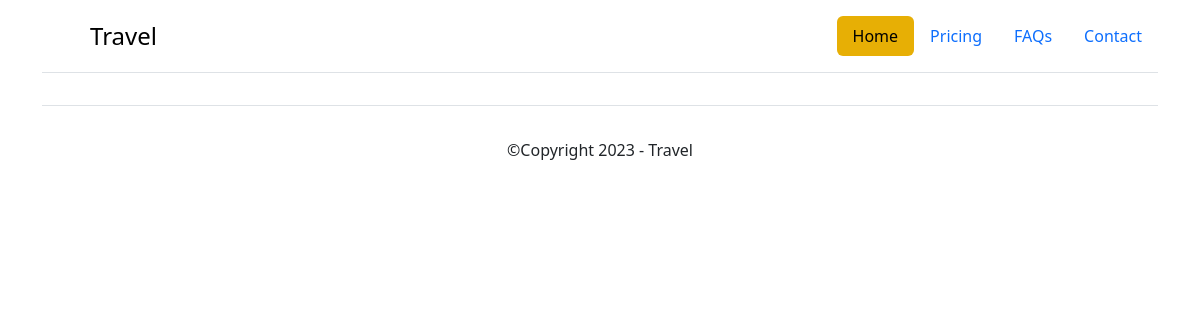
/package/come-to-london, run on an earlier commit of the app's database.
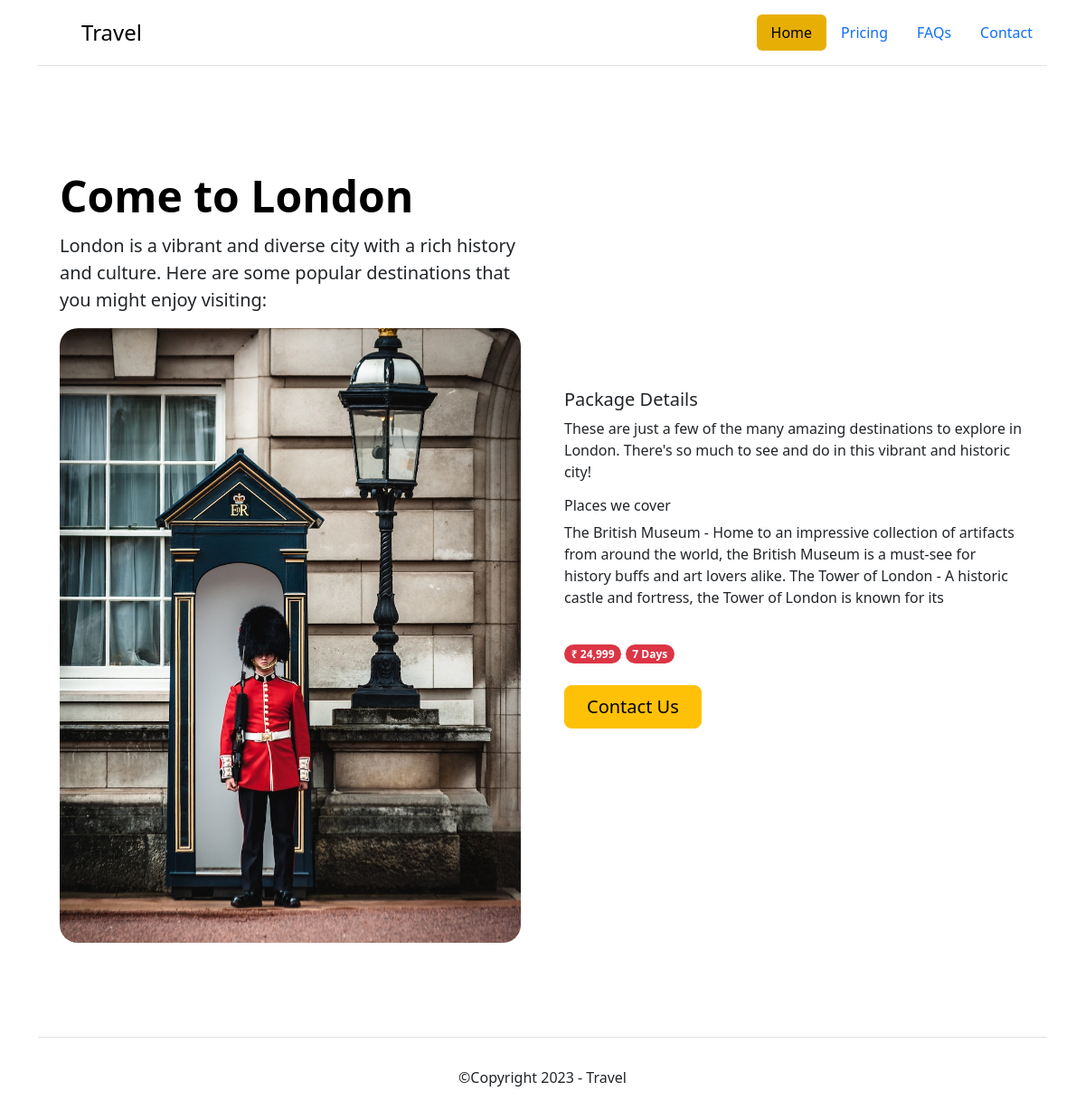
And on a later commit of the database.
### home/models.py (models this page shows, shortened)
class Packages(models.Model):
    slug = models.SlugField()
    image = models.ImageField()
    title = models.CharField(max_length=255)
    subtitle = models.CharField(max_length=255)
    package_details_subtitle = models.CharField(max_length=255)
    package_details = models.CharField(max_length=500)
    days = models.IntegerField()
    price = models.IntegerField()

### home/views.py (the view)
# urls.py: path('package/<slug:slug>', views.package)
def package(request, slug):
    package = Packages.objects.filter(slug=slug)
    context = {'package':package}
    return render(request, "packages.html", context)

### home/templates/packages.html
{% load static %} {% include 'header.html' %}
{% for package in package %}
<div class="container col-xxl-12 px-4 py-5">
  <div class="row flex-lg-row-reverse align-items-center g-5 py-5">
    <div class="col-lg-6">
      <h5>Package Details</h5>
      <p>
        {{package.package_details_subtitle}}
      </p>
      <h6>Places we cover</h6>
      <p>
        {{package.package_details}}
      </p>
      <span class="badge text-bg-danger rounded-pill my-4">₹ 24,999</span>
      <span class="badge text-bg-danger rounded-pill my-4">7 Days</span>
      <div class="d-grid gap-2 d-md-flex justify-content-md-start">
        <button type="button" class="btn btn-warning btn-lg px-4 me-md-2">
          Contact Us
        </button>
      </div>
    </div>
    <div class="col-10 col-sm-8 col-lg-6">
      <h3 class="display-5 fw-bold text-body-emphasis lh-1 mb-3">
        {{package.title}}
      </h3>
      <p class="lead">
{{package.subtitle}}
      </p>
      <img
        src="/static/assets/{{package.image.url}}"
        class="d-block mx-lg-auto img-fluid package-card"
        alt="hero"
        loading="lazy"
      />
    </div>
  </div>
</div>
{% endfor %}
{% include 'footer.html' %}

What changed in the data, as far as the page shows it:
added Packages: package_details_subtitle "These are just a few of the many amazing destinations to explore in London. There's so much to see and do in this vibrant and historic city!", package_details "The British Museum - Home to an impressive collection of artifacts from around the world, the British Museum is a must-see for history buffs and art lovers alike. The Tower of London - A historic castle and fortress, the Tower of London is known for its", title "Come to London", subtitle "London is a vibrant and diverse city with a rich history and culture. Here are some popular destinations that you might enjoy visiting:", image (picture)
